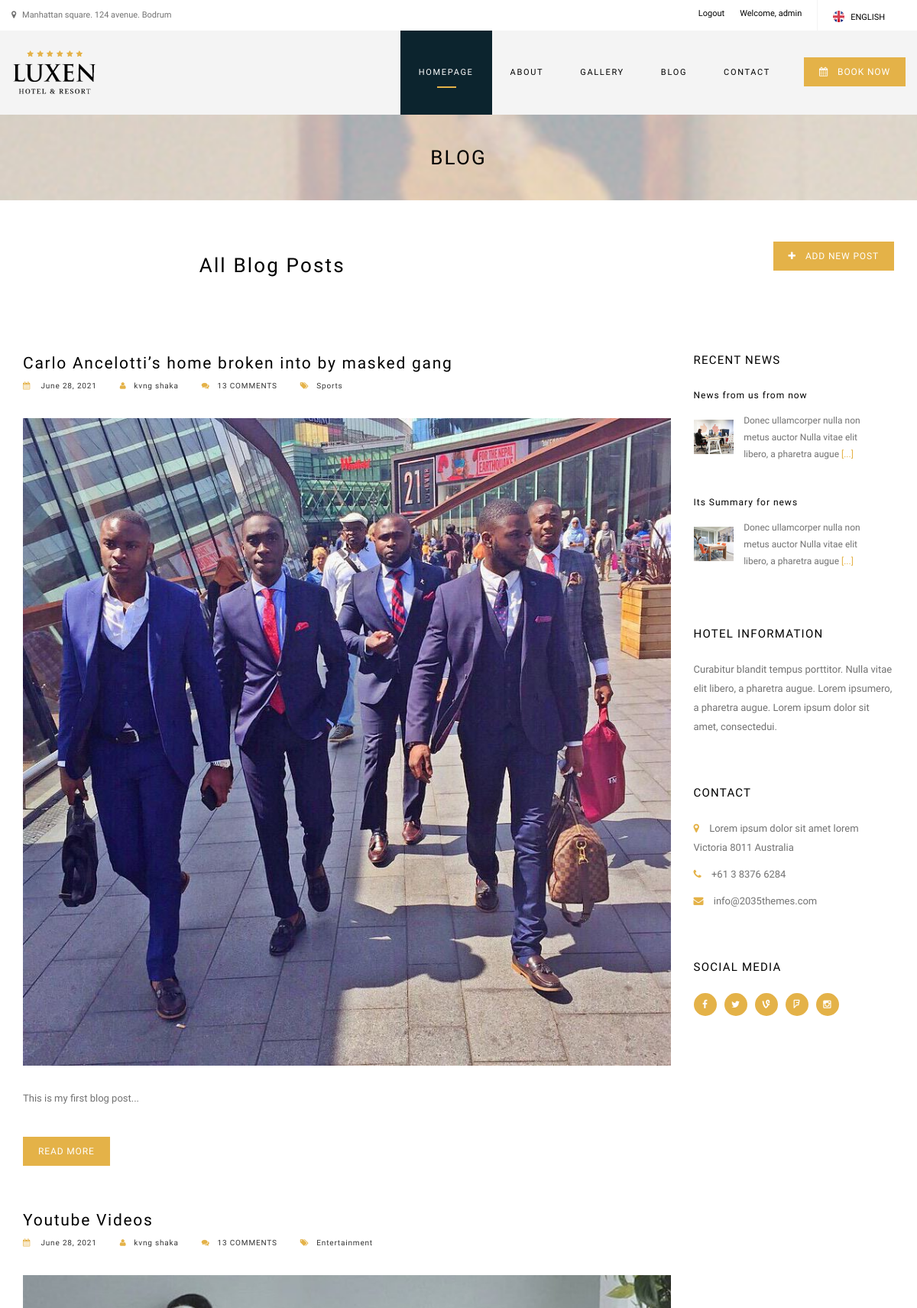
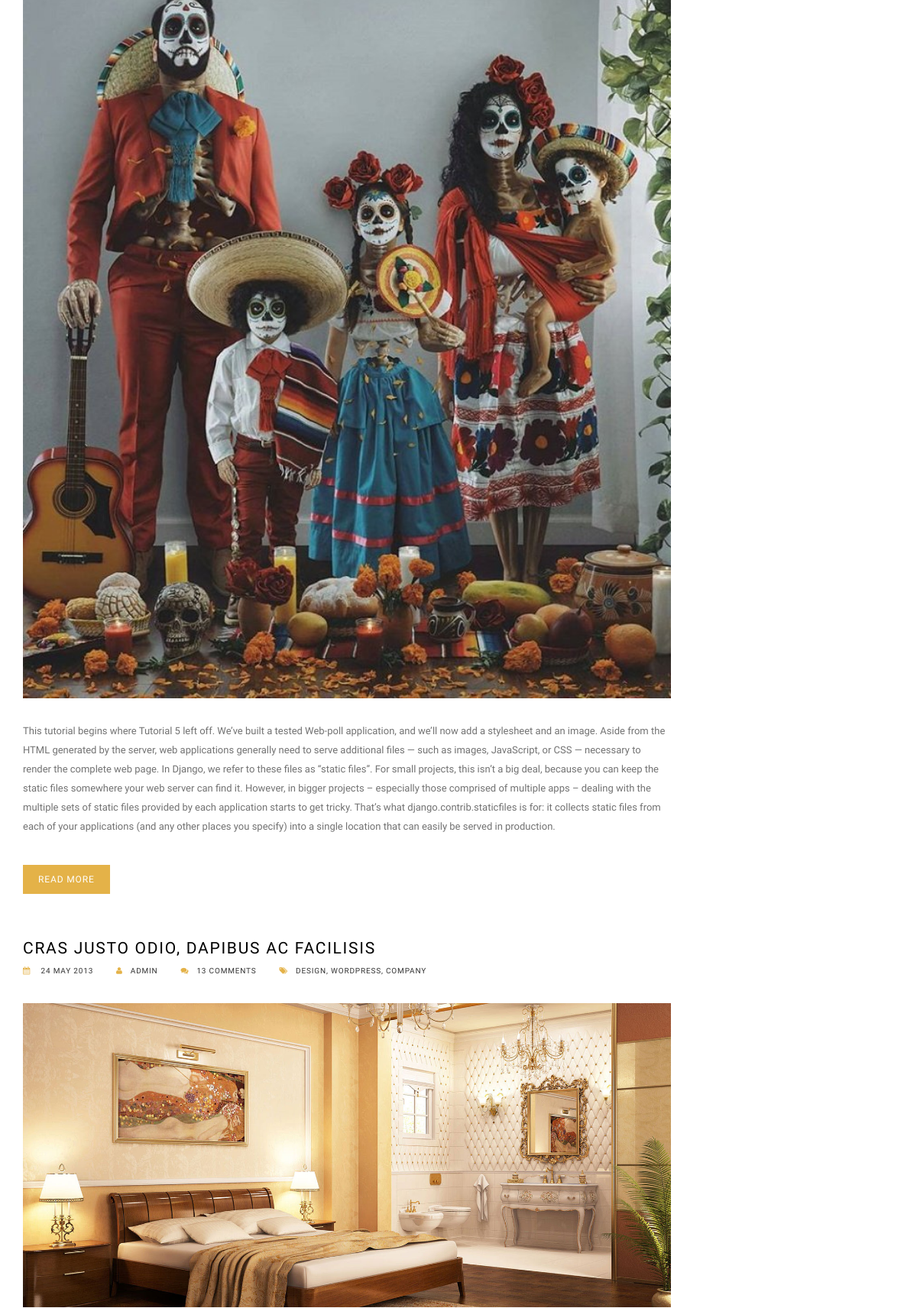
Page /blog/ (signed in, upper part) on the committed database (2 pictures, top to bottom).
### blogs/models.py (models this page shows, shortened)
class Blog(models.Model):
    title = models.CharField(max_length=120)
    author = models.ForeignKey(User, on_delete=models.CASCADE)
    category = models.CharField(max_length=100)
    image = models.ImageField(upload_to='images')
    body = models.TextField()
    created_date = models.DateField(auto_now_add=True)

### blogs/views.py (the view)
# urls.py: 2. Add a URL to urlpatterns:  path('blog/', include('blog.urls'))
def blog(request):
    blogs = Blog.objects.order_by('created_date')[:5]
    return render(request, 'blog.html', {'blogs': blogs})

### blogs/templates/blog.html (shortened to what this page needs)
{% extends 'base.html' %}
{% load static %}
{% block content %}
    <div class="breadcrumb breadcrumb-1 pos-center">
		<h1>BLOG</h1>
	</div>
	<div class="content">
		<div class="container">
			<div class="row">
				<div class="col-lg-7 col-sm-7 pos-center">
					<br><br>
					<h2>All Blog Posts</h2>
				</div>
				<div class="col-lg-5 col-sm-5 pull-right">
					<div class="button-style-1 margint45 pull-right">
						<a href="{% url 'newpost' %}"><i class="fa fa-plus"></i>ADD NEW POST</a>
					</div>
				</div>
			</div>
			<div class="row">
				<div class="col-lg-9 col-sm-8 blog-post-contents">
					{% for blog in blogs %}
						<div class="blog-post">
							<h3><a href="{% url 'blog-details' blog.pk %}">{{blog.title}}</a></h3>
							<div class="post-materials  clearfix">
								<ul>
									<li><h6><a href="#"><i class="fa fa-calendar"></i> {{blog.created_date}}</a></h6></li>
									<li><h6><a href="#"><i class="fa fa-user"></i>{{blog.author.first_name}} {{blog.author.last_name}}</a></h6></li>
									<li><h6><a href="#"><i class="fa fa-comments"></i>13 COMMENTS</a></h6></li>
									<li><h6><a href="#"><i class="fa fa-tags"></i>{{blog.category}}</a></h6></li>
								</ul>
							</div>
							<div class="blog-image marginb30 margint30">
								<img alt="Blog Image 2" class="img-responsive" src="{{blog.image.url}}" width="848" height="449" >
							</div>
							<div class="post-content margint10">
								<p>
									{{blog.body}}
								</p>
							</div>
							<div class="button-style-1 margint45"><h6><a href="{% url 'blog-details' blog.pk %}">READ MORE</a></h6></div>
						</div>
					{% endfor %}
		            <div class="blog-post">
                        <h3><a href="blog-details.html">CRAS JUSTO ODIO, DAPIBUS AC FACILISIS</a></h3>
						<div class="post-materials  clearfix">
                            <ul>
                                <li><h6><a href="#"><i class="fa fa-calendar"></i> 24 MAY 2013</a></h6></li>
                                <li><h6><a href="#"><i class="fa fa-user"></i>ADMIN</a></h6></li>
                                <li><h6><a href="#"><i class="fa fa-comments"></i>13 COMMENTS</a></h6></li>
                                <li><h6><a href="#"><i class="fa fa-tags"></i>DESIGN, WORDPRESS, COMPANY</a></h6></li>
                            </ul>
                        </div>
                        <div class="blog-image marginb30 margint30">
                            <div class="flexslider">
							  <ul class="slides">
							    <li><img alt="Blog Image 3" class="img-responsive" src="{% static 'djangoweb/temp/slider-1.jpg' %}"  /> </li>
							  </ul>
							</div>
                        </div>
                    </div>
				</div>
				<div class="col-lg-3 col-sm-4 margint60">
					<div class="luxen-widget news-widget">
						<div class="title">
							<h5>RECENT NEWS</h5>
						</div>
						<ul class="sidebar-recent">
							<li class="clearfix">
								<h6><a href="#">News from us from now</a></h6>
								<div class="pull-left blg-img margint20">
									<img src="{% static 'djangoweb/temp/sidebar-news-image-1.jpg' %}" class="img-responsive" alt="">
								</div>
								<div class="pull-left blg-txt">
									<p>Donec ullamcorper nulla non metus auctor Nulla vitae elit libero, a pharetra augue <a class="active-color" href="#">[...]</a></p>
								</div>
							</li>
							<li class="clearfix">
								<h6><a href="#">Its Summary for news</a></h6>
								<div class="pull-left blg-img margint20">
									<img src="{% static 'djangoweb/temp/sidebar-news-image-2.jpg' %}" class="img-responsive" alt="">
								</div>
								<div class="pull-left blg-txt">
									<p>Donec ullamcorper nulla non metus auctor Nulla vitae elit libero, a pharetra augue <a class="active-color" href="#">[...]</a></p>
								</div>
							</li>
						</ul>
					</div>
					<div class="luxen-widget news-widget">
						<div class="title">
							<h5>HOTEL INFORMATION</h5>
						</div>
						<p>Curabitur blandit tempus porttitor. Nulla vitae elit libero, a pharetra augue. Lorem ipsumero, a pharetra augue. Lorem ipsum dolor sit amet, consectedui.</p>
					</div>
					<div class="luxen-widget news-widget">
						<div class="title">
							<h5>CONTACT</h5>
						</div>
						<ul class="footer-links">
							<li><p><i class="fa fa-map-marker"></i> Lorem ipsum dolor sit amet lorem Victoria 8011 Australia </p></li>
							<li><p><i class="fa fa-phone"></i> +61 3 8376 6284 </p></li>
							<li><p><i class="fa fa-envelope"></i> info@2035themes.com</p></li>
						</ul>
					</div>
					<div class="luxen-widget news-widget">
						<div class="title">
							<h5>SOCIAL MEDIA</h5>
						</div>
						<ul class="social-links">
							<li><a href="http://facebook.com/2035themes"><i class="fa fa-facebook"></i></a></li>
							<li><a href="http://twitter.com/2035themes"><i class="fa fa-twitter"></i></a></li>
							<li><a href="http://vine.com/2035themes"><i class="fa fa-vine"></i></a></li>
							<li><a href="http://foursquare.com/2035themes"><i class="fa fa-foursquare"></i></a></li>
							<li><a href="http://instagram.com/2035themes"><i class="fa fa-instagram"></i></a></li>
						</ul>
					</div>
				</div>
			</div>
		</div>
	</div>
{% endblock %}

### templates/header.html (shortened to what this page needs)
{% load static %}
<div class="header">
		<div class="pre-header">
			<div class="container">
				<div class="row">
					<div class="pull-left pre-address-b">
						<p><i class="fa fa-map-marker"></i> Manhattan square. 124 avenue. Bodrum</p>
					</div>
					<div class="pull-right">
						<div class="pull-left">
							<ul class="navbar-nav mr-auto">
								{% if user.is_authenticated %}
									<li class="nav-item">
										<a class="nav-link" href="{% url 'logout' %}">Logout</a>
									</li>
									<li class="nav-item">
										<a class="nav-link" href="#">Welcome, {{user.username}}</a>
									</li>
								{% endif %}
							</ul>
						</div>
						<div class="pull-right">
							<div class="language-box">
								<ul>
									<li><a href="#"><img alt="language" src="{% static 'djangoweb/temp/english.png' %}"><span class="language-text">ENGLISH</span></a></li>
								</ul>
							</div>
						</div>
					</div>
				</div>
			</div>
		</div>
		<div class="main-header">
			<div class="container">
				<div class="row">
					<div class="pull-left">
						<div class="logo">
							<a href="index.html"><img alt="Logo" src="{% static 'djangoweb/img/logo.png' %}" class="img-responsive" /></a>
						</div>
					</div>
					<div class="pull-right">
						<div class="pull-left">
							<nav class="nav">
								<ul id="navigate" class="sf-menu navigate">
									<li class="active">
                                        <a href="{% url 'index' %}">HOMEPAGE</a>
									</li>
									<li>
                                        <a href="{% url 'about' %}">ABOUT</a>
									</li>
                                    <li>
                                        <a href="{% url 'gallery' %}">GALLERY</a>
									</li>
									<li>
                                        <a href="{% url 'blog' %}">BLOG</a>
									</li>
									<li>
                                        <a href="{% url 'contact' %}">CONTACT</a>
                                    </li>
								</ul>
							</nav>
						</div>
						<div class="pull-right">
							<div class="button-style-1 margint45">
								<a href="{% url 'reservation' %}"><i class="fa fa-calendar"></i>BOOK NOW</a>
							</div>
						</div>
					</div>
				</div>
			</div>
		</div>
	</div>

### static/djangoweb/css/flexslider.css (style rules this page uses)
.slides, .flex-control-nav, .flex-direction-nav { margin: 0; padding: 0; list-style: none; }
.flexslider, .flexslider-thumb { margin: 0; padding: 0;width: 100%; }
.flexslider, .flexslider-thumb .slides > li { width: 100%;display: none; -webkit-backface-visibility: hidden; }
.flexslider, .flexslider-thumb .slides img { width: 100%; display: block; }
.slides:after { content: "\0020"; display: block; clear: both; visibility: hidden; line-height: 0; height: 0; }
.flexslider, .flexslider-thumb { margin: 0 0 60px; background: #fff;position: relative; zoom: 1; }
.flexslider .slides, .flexslider-thumb .slides { zoom: 1; }

### static/djangoweb/css/2035.responsive.css (style rules this page uses)
@media only screen and (max-width: 1200px) { [class*="col-"] { padding-top:15px;padding-bottom:15px; } }
@media only screen and (max-width: 1200px) { .breadcrumb h1 { font-size: 26px; line-height: 32px !important; } }
@media only screen and (max-width: 1200px) { .breadcrumb { padding: 40px 0; } }

### rows in the picture
Blog: title "Carlo Ancelotti’s home broken into by masked gang", created_date "June 28, 2021", author.first_name "kvng", author.last_name "shaka", category "Sports", image (picture), body "This is my first blog post..."
Blog: title "Youtube Videos", created_date "June 28, 2021", author.first_name "kvng", author.last_name "shaka", category "Entertainment", image (picture), body "This tutorial begins where Tutorial 5 left off. We’ve built a tested Web-poll application, and we’ll now add a stylesheet and an image. Aside from the HTML generated by the server, web applications generally need to serve additional files — such as images, JavaScript, or CSS — necessary to render the complete web page. In Django, we refer to these files as “static files”. For small projects, this isn’t a big deal, because you can keep the static files somewhere your web server can find it. However, in bigger projects – especially those comprised of multiple apps – dealing with the multiple sets of static files provided by each application starts to get tricky. That’s what…"

### other values in the picture
{{ user.username }} "admin"
